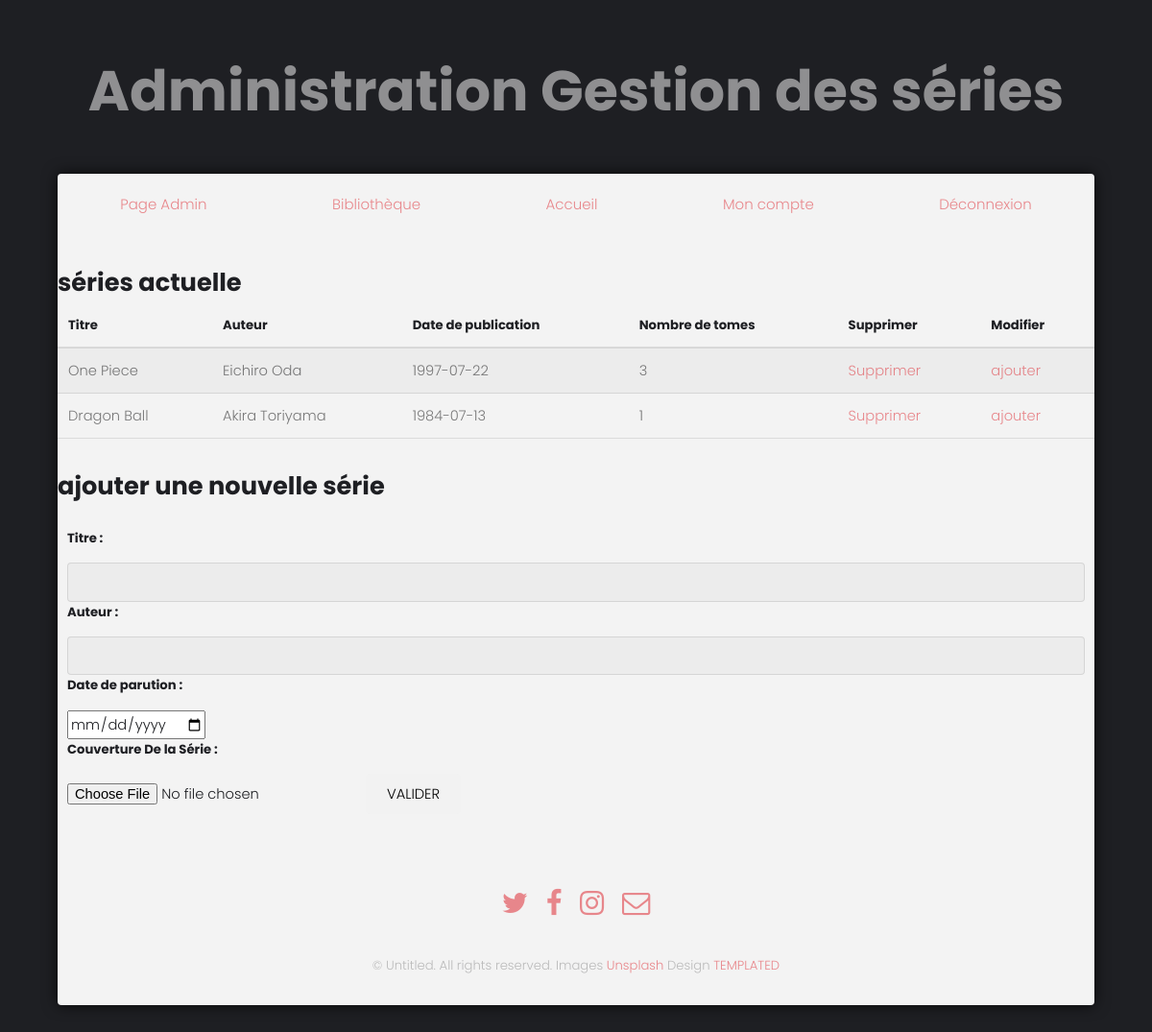
Screenshot of /pageAdminGestionSeries.php (signed in) with the database file from the repository.
### tables this page shows
CREATE TABLE IF NOT EXISTS `series` (
  `id` int(11) NOT NULL AUTO_INCREMENT,
  `name` varchar(255) NOT NULL,
  `releaseDate` date NOT NULL,
  `author` varchar(255) NOT NULL,
  `picture` varchar(255) NOT NULL DEFAULT 'none',
  PRIMARY KEY (`id`)
);

### gestionSeries.php (the view, shortened to what this page needs)
<!DOCTYPE html>
<html lang="en">
    <head>
    </head>
    <body>
        <?php
            if(!isset($_SESSION['id'])){
                echo "veuillez vous connectez en tant qu'admin pour accéder à cette page";
            }
            else{
                include 'configbdd.php';
                $idUsers =  $_SESSION['id'];
                $admin = $bdd->query("SELECT admin FROM users WHERE id = $idUsers" );
                if ($admin->fetch()[0] != 'y'){
                    echo "veuillez vous connectez en tant qu'admin pour accéder à cette page";
                }
                else{
                    echo "<h2>séries actuelle</h2>";
                    $series = $bdd->query("SELECT * FROM series");
                    echo "
                    <table>
                        <thead>
                            <tr>
                                <th>Titre</th>
                                <th>Auteur</th>
                                <th>Date de publication</th>
                                <th>Nombre de tomes</th>
                                <th>Supprimer</th>
                                <th>Modifier</th>
                            </tr>
                        </thead>
                        <tbody>";
                        while ( $serie = $series->fetch()){
                            $idSerie = $serie['id'];
                            $nbTome = $bdd->query("SELECT COUNT(*) FROM tome WHERE serieID = $idSerie")->fetch()[0];
                            echo "<tr>";
                            echo "<td>". $serie['name']."</td>" ;
                            echo "<td>". $serie['author']."</td>" ;
                            echo "<td>". $serie['releaseDate']."</td>" ;
                            echo "<td>". $nbTome."</td>" ;
                            echo "<td><a href='pageAdminGestionDelTomes?idSerieDel=$idSerie'>Supprimer</a></td>" ;
                            echo "<td><a href='pageAdminGestionTomes.php?idSerieAdd=$idSerie'>ajouter</a></td>" ;
                            echo "</tr>";
                        }
                        echo"
                        </tbody>
                    </table>";
                    ?>
                    <?php
                }
            }
        ?>
    </body>
</html>

### assets/css/main.css (style rules this page uses)
html, body, div, span, applet, object, iframe, h1, h2, h3, h4, h5, h6, p, blockquote, pre, a, abbr, acronym, address, big, cite, code, del, dfn, em, img, ins, kbd, q, s, samp, small, strike, strong, sub, sup, tt, var, b, u, i, center, dl, dt, dd, ol, ul, li, fieldset, form, label, legend, table, caption, tbody, tfoot, thead, tr, th, td, article, aside, canvas, details, embed, figure, figcaption, footer, header, hgroup, menu, nav, output, ruby, section, summary, time, mark, audio, video { margin: 0; padding: 0; border: 0; font-size: 100%; font: inherit; vertical-align: baseline; }
body { line-height: 1; }
table { border-collapse: collapse; border-spacing: 0; }
body { -webkit-text-size-adjust: none; }
*, *:before, *:after { -moz-box-sizing: border-box; -webkit-box-sizing: border-box; box-sizing: border-box; }
body { -ms-overflow-style: scrollbar; }
body { background: #fff; }
html { font-size: 13pt; }
@media screen and (max-width: 1680px) { html { font-size: 11pt; } }
@media screen and (max-width: 1280px) { html { font-size: 11pt; } }
body { background-color: #fff; color: rgba(0, 0, 0, 0.5); }
body, input, select, textarea { font-family: "Poppins", sans-serif; font-weight: 300; font-size: 1rem; line-height: 1.65; }
a { text-decoration: underline; }
h1, h2, h3, h4, h5, h6 { font-weight: 700; line-height: 1.5; margin: 0 0 1rem 0; }
h2 { font-size: 1.75rem; }
a { color:#dd1d25; opacity: 0.50; }
h1, h2, h3, h4, h5, h6 { color: #1e1f23; }
table { margin: 0 0 2rem 0; width: 100%; }
table tbody tr { border: solid 1px; border-left: 0; border-right: 0; }
table td { padding: 0.75rem 0.75rem; }
table th { font-size: 0.9rem; font-weight: 700; padding: 0 0.75rem 0.75rem 0.75rem; text-align: left; }
table thead { border-bottom: solid 2px; }
table tbody tr { border-color: rgba(144, 144, 144, 0.25); }
table tbody tr:nth-child(2n + 1) { background-color: rgba(144, 144, 144, 0.075); }
table th { color: #1e1f23; }
table thead { border-bottom-color: rgba(144, 144, 144, 0.25); }
body { background-color: #1e1f23; padding-top: 8rem; }
body:after { -moz-pointer-events: none; -webkit-pointer-events: none; -ms-pointer-events: none; pointer-events: none; -moz-transition: opacity 1.5s ease-in-out, visibility 1.5s; -webkit-transition: opacity 1.5s ease-in-out, visibility 1.5s; -ms-transition: opacity 1.5s ease-in-out, visibility 1.5s; transition: opacity 1.5s ease-in-out, visibility 1.5s; content: ''; background-image: url(https://www.ecopetit.cat/wpic/mpic/19-192679_flat-landscape-minimalism-trees-sunset-river-artwork-hd.jpg); background-attachment: fixed; background-position: center; background-repeat: no-repeat; background-size: cover; position: fixed; display: block; top: 0; left: 0; height: 100%; width: 100%; z-index: -1; visibility: visible; opacity: 1; }
@media screen and (max-width: 1280px) { body { padding-top: 6rem; background-attachment: scroll; background-size: auto; background-position: top; } }
a:link { text-decoration:none; }

### rows the page displays
series: name "One Piece", author "Eichiro Oda", releaseDate "1997-07-22", nbTome "3"
series: name "Dragon Ball", author "Akira Toriyama", releaseDate "1984-07-13", nbTome "1"
